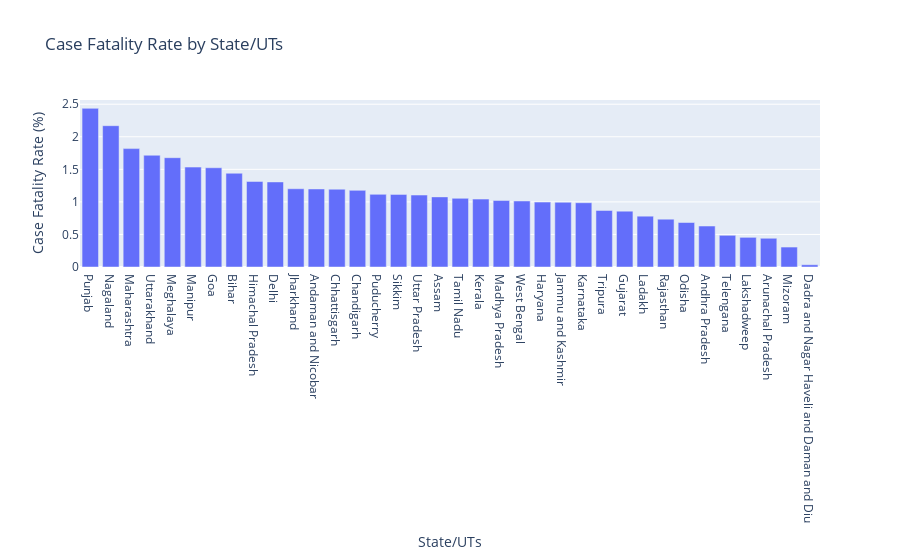

Notebook code for this chart:
### Markdown cell above
### Case Fatality Rate

### Code cell
df['Case Fatality Rate'] = (df['Deaths'] / df['Total Cases']) * 100
Max_to_Min = df.sort_values(by='Case Fatality Rate', ascending=False)
fig = px.bar(Max_to_Min, x='State/UTs', y='Case Fatality Rate', title='Case Fatality Rate by State/UTs')
fig.update_xaxes(title='State/UTs')
fig.update_yaxes(title='Case Fatality Rate (%)')
fig.show()

### Figure 1 — Plotly figure (JSON) as saved in the notebook; plotly's stock layout.template omitted (floating-point values rounded to 4 significant figures)
{"data": [{"alignmentgroup": "True", "hovertemplate": "State/UTs=%{x}<br>Case Fatality Rate=%{y}<extra></extra>", "legendgroup": "", "marker": {"color": "#636efa", "pattern": {"shape": ""}}, "name": "", "offsetgroup": "", "orientation": "v", "showlegend": false, "textposition": "auto", "type": "bar", "x": ["Punjab", "Nagaland", "Maharashtra", "Uttarakhand", "Meghalaya", "Manipur", "Goa", "Bihar", "Himachal Pradesh", "Delhi", "Jharkhand", "Andaman and Nicobar", "Chhattisgarh", "Chandigarh", "Puducherry", "Sikkim", "Uttar Pradesh", "Assam", "Tamil Nadu", "Kerala", "Madhya Pradesh", "West Bengal", "Haryana", "Jammu and Kashmir", "Karnataka", "Tripura", "Gujarat", "Ladakh", "Rajasthan", "Odisha", "Andhra Pradesh", "Telengana", "Lakshadweep", "Arunachal Pradesh", "Mizoram", "Dadra and Nagar Haveli and Daman and Diu"], "xaxis": "x", "y": [2.437, 2.17, 1.818, 1.716, 1.679, 1.535, 1.524, 1.44, 1.313, 1.307, 1.202, 1.198, 1.195, 1.177, 1.116, 1.115, 1.105, 1.077, 1.055, 1.043, 1.021, 1.014, 0.9968, 0.9941, 0.987, 0.8683, 0.8579, 0.7804, 0.734, 0.6834, 0.6294, 0.4868, 0.4555, 0.4415, 0.3064, 0.03451], "yaxis": "y"}], "layout": {"barmode": "relative", "legend": {"tracegroupgap": 0}, "title": {"text": "Case Fatality Rate by State/UTs"}, "xaxis": {"anchor": "y", "domain": [0, 1], "title": {"text": "State/UTs"}}, "yaxis": {"anchor": "x", "domain": [0, 1], "title": {"text": "Case Fatality Rate (%)"}}}}
